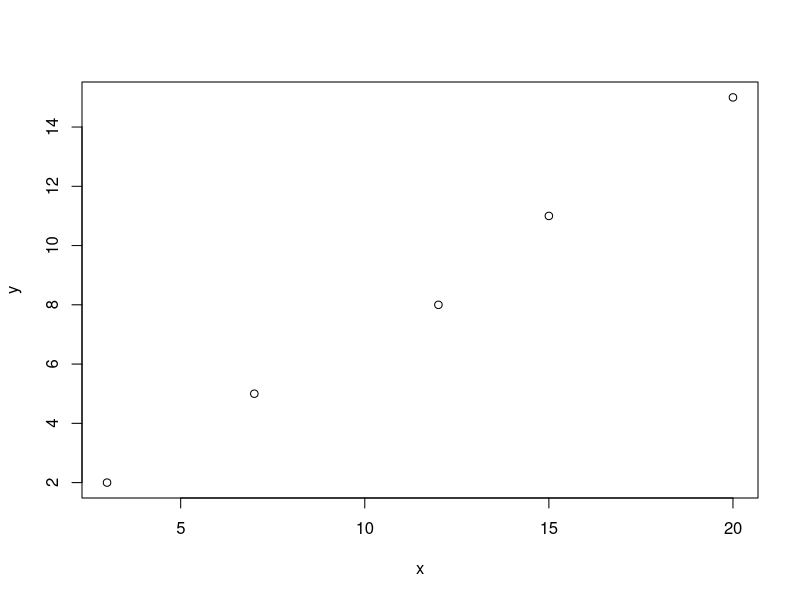
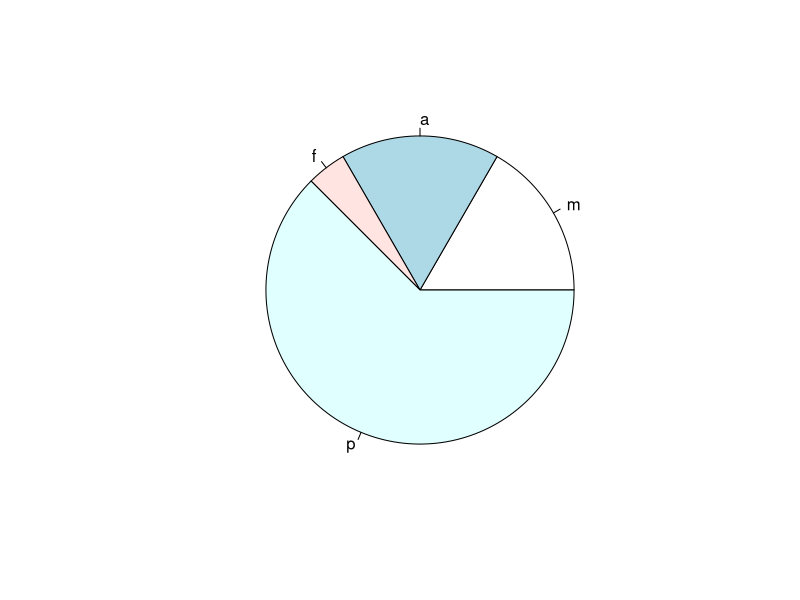

Source code (R) for these figures, in order:
11111111*11111111
1111111*11111111

x<-c(3,7,12,15, 20)
y<-c(2, 5,8,11,15)
x*y
plot(x,y)

z<-c("m"=40, "a"=40, "f"=10, "p"=150)
pie(z)

drinks <-rnorm(5, mean = 450, sd = 4)
drinks
drinks>455
drinks <-rnorm(10000, mean = 450, sd = 4)
i=0
br<-(drinks>455)
sum(br)/10000

